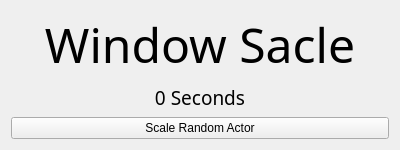
<?xml version="1.0" encoding="UTF-8"?>
<ui version="4.0">
 <class>Form</class>
 <widget class="QWidget" name="Form">
  <property name="geometry">
   <rect>
    <x>0</x>
    <y>0</y>
    <width>400</width>
    <height>150</height>
   </rect>
  </property>
  <property name="windowTitle">
   <string>Form</string>
  </property>
  <layout class="QVBoxLayout" name="verticalLayout">
   <item>
    <widget class="QLabel" name="window_three_label">
     <property name="font">
      <font>
       <family>Agency FB</family>
       <pointsize>36</pointsize>
      </font>
     </property>
     <property name="contextMenuPolicy">
      <enum>Qt::DefaultContextMenu</enum>
     </property>
     <property name="text">
      <string>Window Sacle</string>
     </property>
     <property name="alignment">
      <set>Qt::AlignCenter</set>
     </property>
    </widget>
   </item>
   <item>
    <widget class="QLabel" name="label">
     <property name="font">
      <font>
       <family>Agency FB</family>
       <pointsize>14</pointsize>
      </font>
     </property>
     <property name="text">
      <string>0 Seconds</string>
     </property>
     <property name="alignment">
      <set>Qt::AlignCenter</set>
     </property>
    </widget>
   </item>
   <item>
    <widget class="QPushButton" name="pushButton">
     <property name="text">
      <string>Scale Random Actor</string>
     </property>
    </widget>
   </item>
  </layout>
 </widget>
 <resources/>
 <connections/>
</ui>
